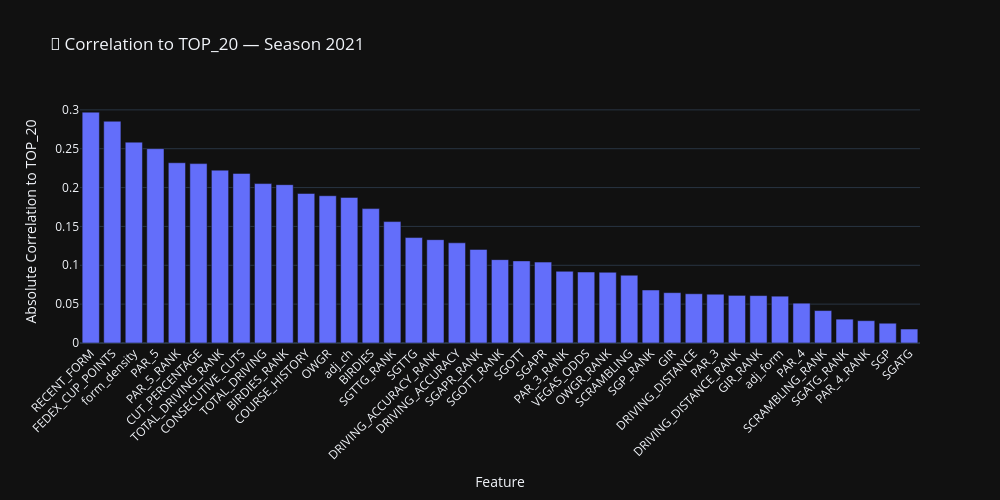
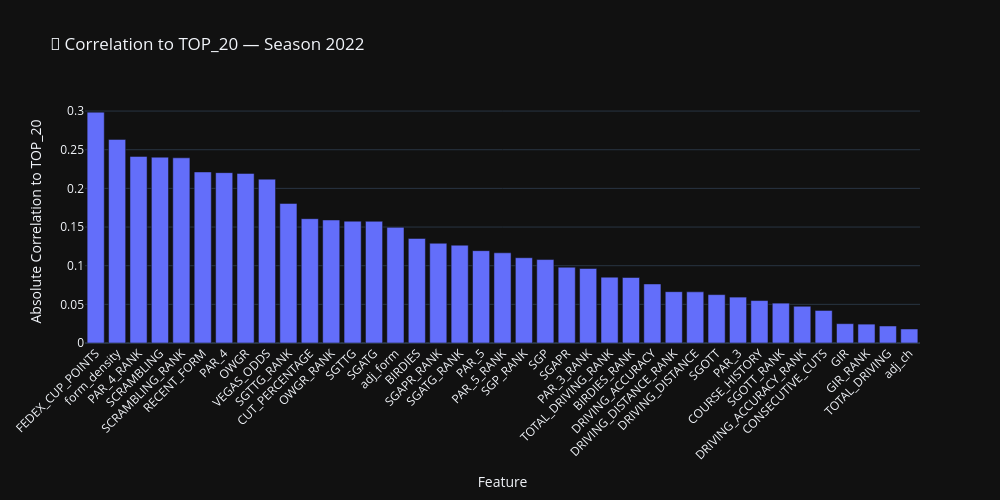
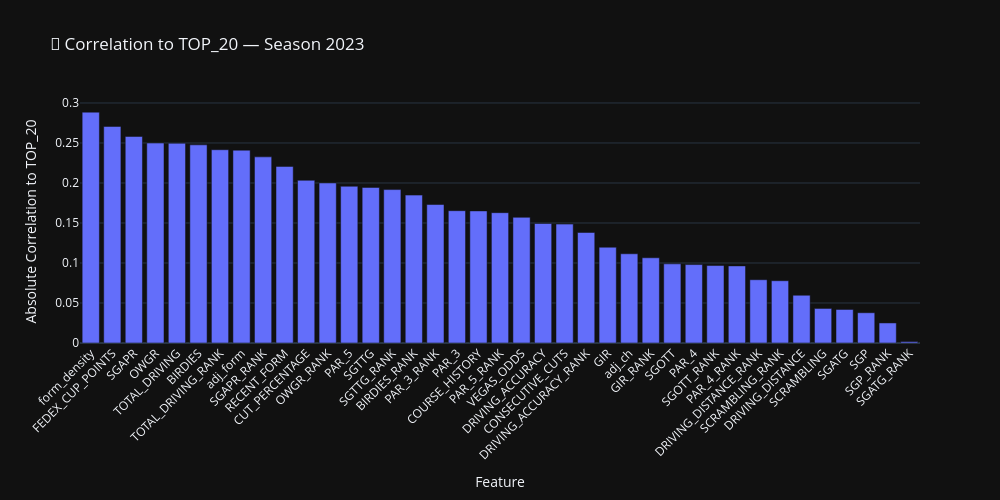
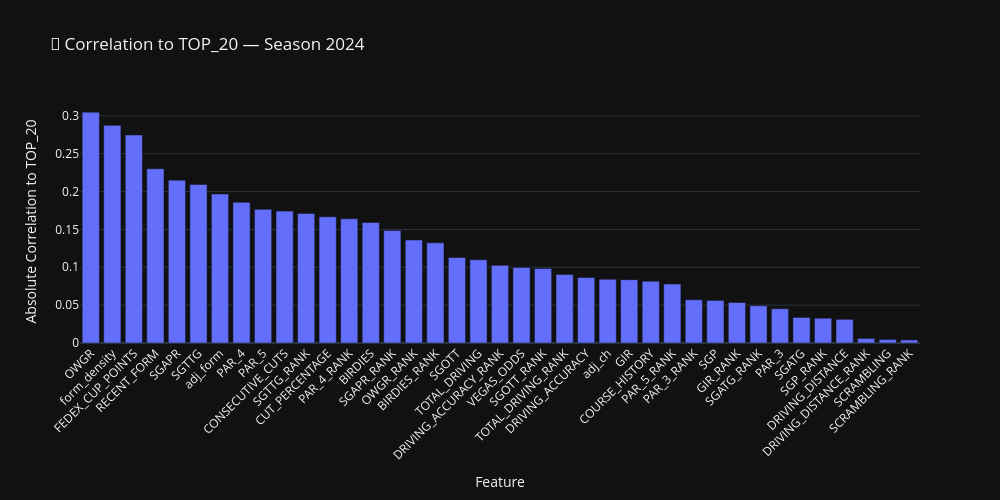

Notebook code cell kept with these figures, in order:
### Markdown cell above
## Correlations
**Last 4 Years**

### Code cell
import plotly.express as px

# Get the 4 most recent seasons (or fewer if not available)
available_seasons = sorted(training_df["SEASON"].unique())[-4:]

# Dictionary to store correlation results
correlation_frames = {}

# Calculate correlations for each season
for season in available_seasons:
    df = training_df[training_df["SEASON"] == season].copy()

    # Numeric features only, drop final result
    numeric = df.select_dtypes(include=["float64", "int64"]).drop(columns=["FINAL_POS", "SEASON"], errors="ignore")

    # Skip if TOP_20 is not present
    if "TOP_20" not in numeric.columns:
        continue

    # Correlation with TOP_20
    cor = numeric.corr().abs()["TOP_20"].drop("TOP_20", errors="ignore").sort_values(ascending=False)
    cor_df = cor.reset_index()
    cor_df.columns = ["Feature", "Correlation"]
    correlation_frames[season] = cor_df

# Plot one bar chart per season
for season, cor_df in correlation_frames.items():
    fig = px.bar(
        cor_df,
        x="Feature",
        y="Correlation",
        title=f"🔎 Correlation to TOP_20 — Season {int(season)}",
        height=500,
        width=1000
    )

    fig.update_layout(
        xaxis_title="Feature",
        yaxis_title="Absolute Correlation to TOP_20",
        template="plotly_dark",
        xaxis_tickangle=-45
    )

    fig.show()

### Figure 1 — Plotly figure (JSON) as saved in the notebook; plotly's stock layout.template omitted (floating-point values rounded to 4 significant figures)
{"data": [{"hovertemplate": "Feature=%{x}<br>Correlation=%{y}<extra></extra>", "legendgroup": "", "marker": {"color": "#636efa", "pattern": {"shape": ""}}, "name": "", "orientation": "v", "showlegend": false, "textposition": "auto", "type": "bar", "x": ["RECENT_FORM", "FEDEX_CUP_POINTS", "form_density", "PAR_5", "PAR_5_RANK", "CUT_PERCENTAGE", "TOTAL_DRIVING_RANK", "CONSECUTIVE_CUTS", "TOTAL_DRIVING", "BIRDIES_RANK", "COURSE_HISTORY", "OWGR", "adj_ch", "BIRDIES", "SGTTG_RANK", "SGTTG", "DRIVING_ACCURACY_RANK", "DRIVING_ACCURACY", "SGAPR_RANK", "SGOTT_RANK", "SGOTT", "SGAPR", "PAR_3_RANK", "VEGAS_ODDS", "OWGR_RANK", "SCRAMBLING", "SGP_RANK", "GIR", "DRIVING_DISTANCE", "PAR_3", "DRIVING_DISTANCE_RANK", "GIR_RANK", "adj_form", "PAR_4", "SCRAMBLING_RANK", "SGATG_RANK", "PAR_4_RANK", "SGP", "SGATG"], "xaxis": "x", "y": [0.2971, 0.2853, 0.2584, 0.2501, 0.2319, 0.2308, 0.2224, 0.2182, 0.2051, 0.2038, 0.1924, 0.1895, 0.1874, 0.1729, 0.1562, 0.1357, 0.133, 0.1289, 0.1204, 0.1073, 0.1057, 0.1041, 0.09225, 0.09131, 0.09101, 0.08723, 0.06821, 0.06478, 0.06337, 0.06277, 0.06125, 0.06102, 0.06024, 0.05123, 0.04172, 0.03069, 0.02872, 0.02545, 0.01797], "yaxis": "y"}], "layout": {"barmode": "relative", "height": 500, "legend": {"tracegroupgap": 0}, "title": {"text": "🔎 Correlation to TOP_20 — Season 2021"}, "width": 1000, "xaxis": {"anchor": "y", "domain": [0, 1], "tickangle": -45, "title": {"text": "Feature"}}, "yaxis": {"anchor": "x", "domain": [0, 1], "title": {"text": "Absolute Correlation to TOP_20"}}}}

### Figure 2 — Plotly figure (JSON) as saved in the notebook; plotly's stock layout.template omitted (floating-point values rounded to 4 significant figures)
{"data": [{"hovertemplate": "Feature=%{x}<br>Correlation=%{y}<extra></extra>", "legendgroup": "", "marker": {"color": "#636efa", "pattern": {"shape": ""}}, "name": "", "orientation": "v", "showlegend": false, "textposition": "auto", "type": "bar", "x": ["FEDEX_CUP_POINTS", "form_density", "PAR_4_RANK", "SCRAMBLING", "SCRAMBLING_RANK", "RECENT_FORM", "PAR_4", "OWGR", "VEGAS_ODDS", "SGTTG_RANK", "CUT_PERCENTAGE", "OWGR_RANK", "SGTTG", "SGATG", "adj_form", "BIRDIES", "SGAPR_RANK", "SGATG_RANK", "PAR_5", "PAR_5_RANK", "SGP_RANK", "SGP", "SGAPR", "PAR_3_RANK", "TOTAL_DRIVING_RANK", "BIRDIES_RANK", "DRIVING_ACCURACY", "DRIVING_DISTANCE_RANK", "DRIVING_DISTANCE", "SGOTT", "PAR_3", "COURSE_HISTORY", "SGOTT_RANK", "DRIVING_ACCURACY_RANK", "CONSECUTIVE_CUTS", "GIR", "GIR_RANK", "TOTAL_DRIVING", "adj_ch"], "xaxis": "x", "y": [0.2986, 0.2634, 0.2414, 0.2404, 0.2395, 0.2213, 0.2203, 0.2194, 0.2119, 0.1805, 0.1608, 0.1591, 0.1576, 0.1574, 0.1496, 0.1353, 0.129, 0.1265, 0.1194, 0.1167, 0.1103, 0.1079, 0.09803, 0.0964, 0.08516, 0.08471, 0.07639, 0.06639, 0.06617, 0.06257, 0.05937, 0.05491, 0.05155, 0.04754, 0.04209, 0.02502, 0.0244, 0.02201, 0.01815], "yaxis": "y"}], "layout": {"barmode": "relative", "height": 500, "legend": {"tracegroupgap": 0}, "title": {"text": "🔎 Correlation to TOP_20 — Season 2022"}, "width": 1000, "xaxis": {"anchor": "y", "domain": [0, 1], "tickangle": -45, "title": {"text": "Feature"}}, "yaxis": {"anchor": "x", "domain": [0, 1], "title": {"text": "Absolute Correlation to TOP_20"}}}}

### Figure 3 — Plotly figure (JSON) as saved in the notebook; plotly's stock layout.template omitted (floating-point values rounded to 4 significant figures)
{"data": [{"hovertemplate": "Feature=%{x}<br>Correlation=%{y}<extra></extra>", "legendgroup": "", "marker": {"color": "#636efa", "pattern": {"shape": ""}}, "name": "", "orientation": "v", "showlegend": false, "textposition": "auto", "type": "bar", "x": ["form_density", "FEDEX_CUP_POINTS", "SGAPR", "OWGR", "TOTAL_DRIVING", "BIRDIES", "TOTAL_DRIVING_RANK", "adj_form", "SGAPR_RANK", "RECENT_FORM", "CUT_PERCENTAGE", "OWGR_RANK", "PAR_5", "SGTTG", "SGTTG_RANK", "BIRDIES_RANK", "PAR_3_RANK", "PAR_3", "COURSE_HISTORY", "PAR_5_RANK", "VEGAS_ODDS", "DRIVING_ACCURACY", "CONSECUTIVE_CUTS", "DRIVING_ACCURACY_RANK", "GIR", "adj_ch", "GIR_RANK", "SGOTT", "PAR_4", "SGOTT_RANK", "PAR_4_RANK", "DRIVING_DISTANCE_RANK", "SCRAMBLING_RANK", "DRIVING_DISTANCE", "SCRAMBLING", "SGATG", "SGP", "SGP_RANK", "SGATG_RANK"], "xaxis": "x", "y": [0.2886, 0.2707, 0.2582, 0.2499, 0.2497, 0.2477, 0.2416, 0.241, 0.2327, 0.2208, 0.2034, 0.2001, 0.1959, 0.1945, 0.1918, 0.1849, 0.1731, 0.1654, 0.1651, 0.1629, 0.1571, 0.1494, 0.1486, 0.1381, 0.1197, 0.1115, 0.1065, 0.09894, 0.09804, 0.09683, 0.09637, 0.07908, 0.07785, 0.05969, 0.0432, 0.04191, 0.0378, 0.02506, 0.001755], "yaxis": "y"}], "layout": {"barmode": "relative", "height": 500, "legend": {"tracegroupgap": 0}, "title": {"text": "🔎 Correlation to TOP_20 — Season 2023"}, "width": 1000, "xaxis": {"anchor": "y", "domain": [0, 1], "tickangle": -45, "title": {"text": "Feature"}}, "yaxis": {"anchor": "x", "domain": [0, 1], "title": {"text": "Absolute Correlation to TOP_20"}}}}

### Figure 4 — Plotly figure (JSON) as saved in the notebook; plotly's stock layout.template omitted (floating-point values rounded to 4 significant figures)
{"data": [{"hovertemplate": "Feature=%{x}<br>Correlation=%{y}<extra></extra>", "legendgroup": "", "marker": {"color": "#636efa", "pattern": {"shape": ""}}, "name": "", "orientation": "v", "showlegend": false, "textposition": "auto", "type": "bar", "x": ["OWGR", "form_density", "FEDEX_CUP_POINTS", "RECENT_FORM", "SGAPR", "SGTTG", "adj_form", "PAR_4", "PAR_5", "CONSECUTIVE_CUTS", "SGTTG_RANK", "CUT_PERCENTAGE", "PAR_4_RANK", "BIRDIES", "SGAPR_RANK", "OWGR_RANK", "BIRDIES_RANK", "SGOTT", "TOTAL_DRIVING", "DRIVING_ACCURACY_RANK", "VEGAS_ODDS", "SGOTT_RANK", "TOTAL_DRIVING_RANK", "DRIVING_ACCURACY", "adj_ch", "GIR", "COURSE_HISTORY", "PAR_5_RANK", "PAR_3_RANK", "SGP", "GIR_RANK", "SGATG_RANK", "PAR_3", "SGATG", "SGP_RANK", "DRIVING_DISTANCE", "DRIVING_DISTANCE_RANK", "SCRAMBLING", "SCRAMBLING_RANK"], "xaxis": "x", "y": [0.3049, 0.2875, 0.2747, 0.2301, 0.2151, 0.2094, 0.1968, 0.1859, 0.1766, 0.1742, 0.1712, 0.1667, 0.1642, 0.1592, 0.1486, 0.1361, 0.1323, 0.113, 0.11, 0.1025, 0.09977, 0.09842, 0.09054, 0.08644, 0.08419, 0.08363, 0.0816, 0.07789, 0.05713, 0.05623, 0.05348, 0.04922, 0.04524, 0.03378, 0.03273, 0.03124, 0.006012, 0.004699, 0.004084], "yaxis": "y"}], "layout": {"barmode": "relative", "height": 500, "legend": {"tracegroupgap": 0}, "title": {"text": "🔎 Correlation to TOP_20 — Season 2024"}, "width": 1000, "xaxis": {"anchor": "y", "domain": [0, 1], "tickangle": -45, "title": {"text": "Feature"}}, "yaxis": {"anchor": "x", "domain": [0, 1], "title": {"text": "Absolute Correlation to TOP_20"}}}}
